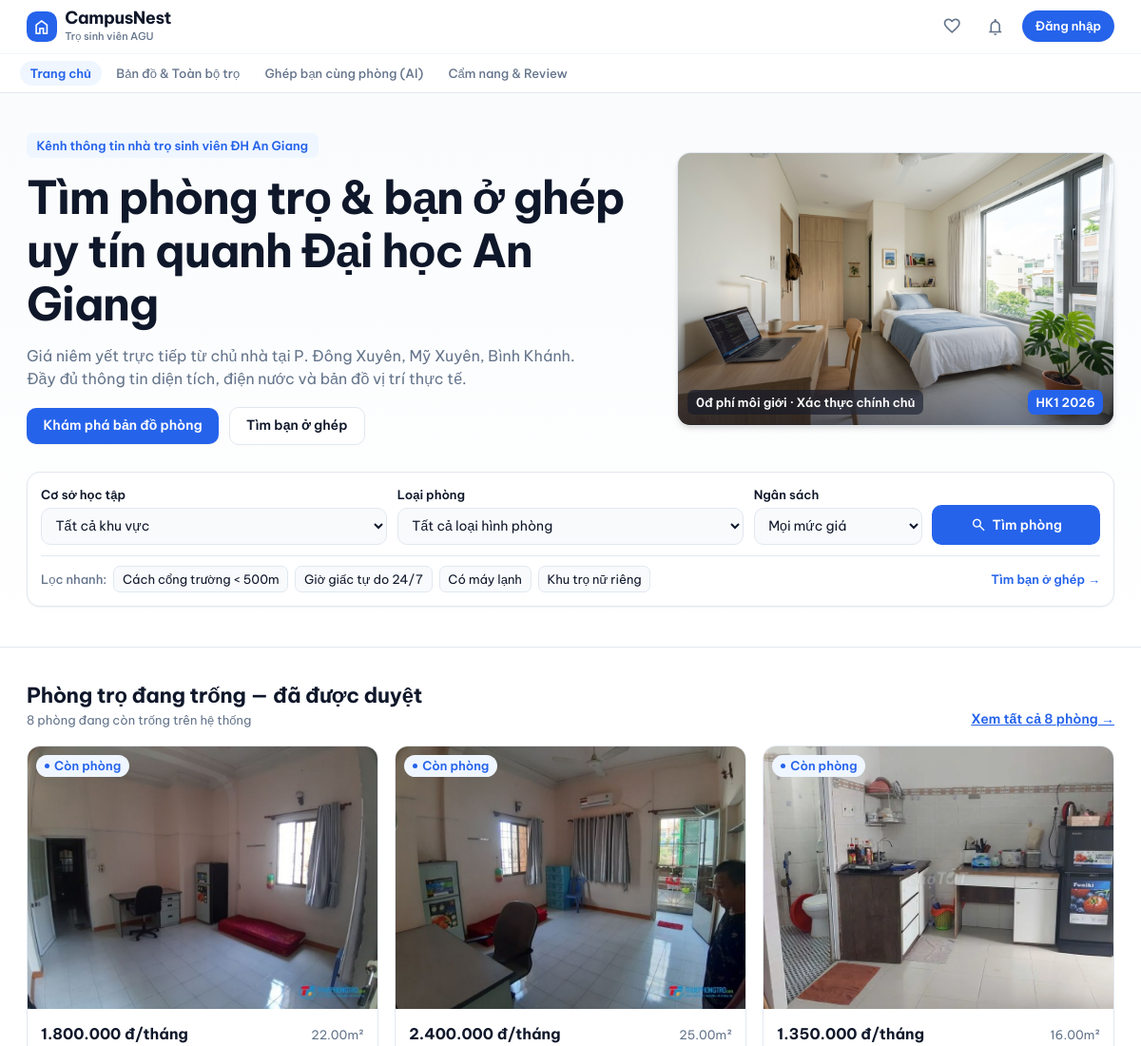
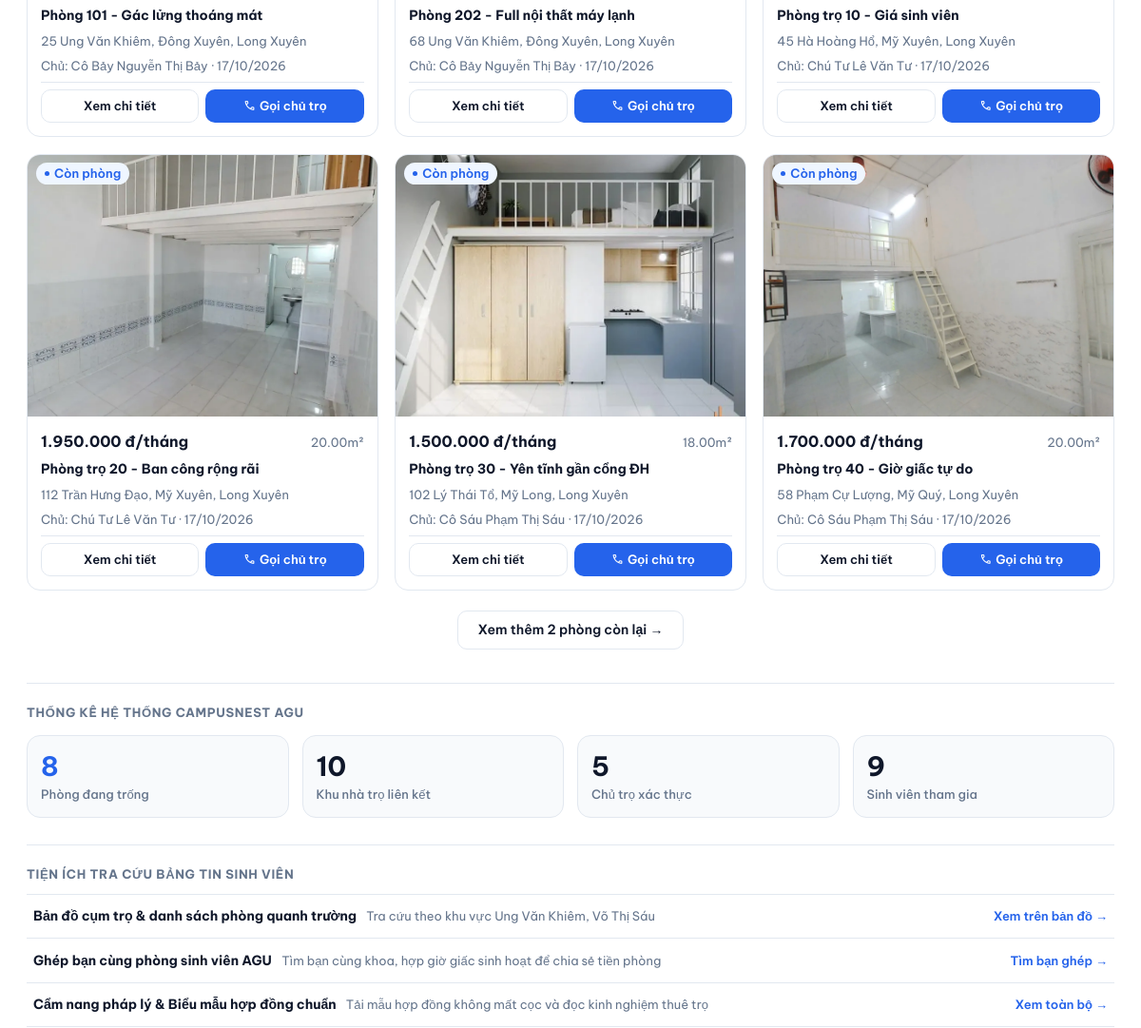
Before: / (upper part) with the older database file (2 pictures, top to bottom).
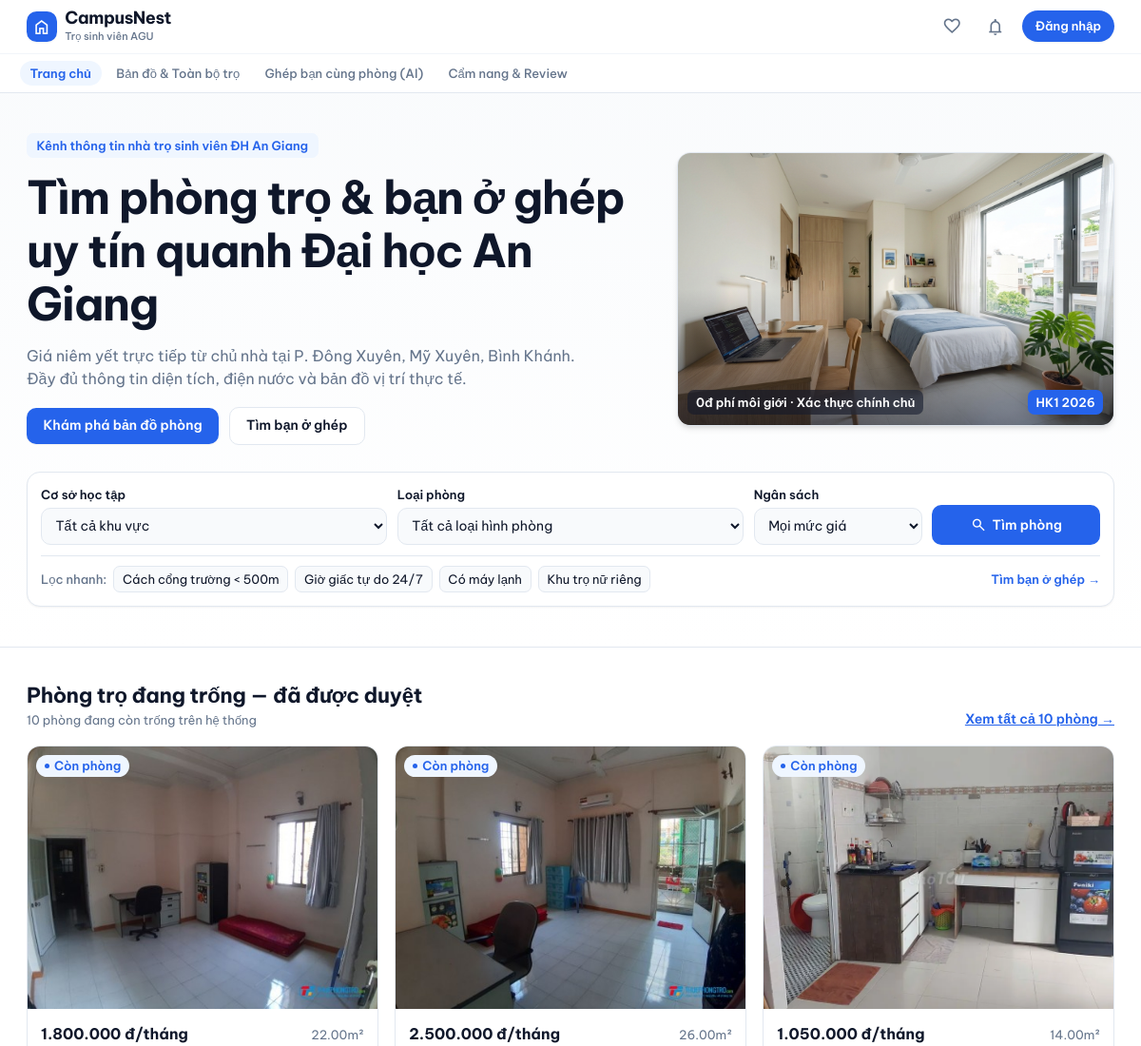
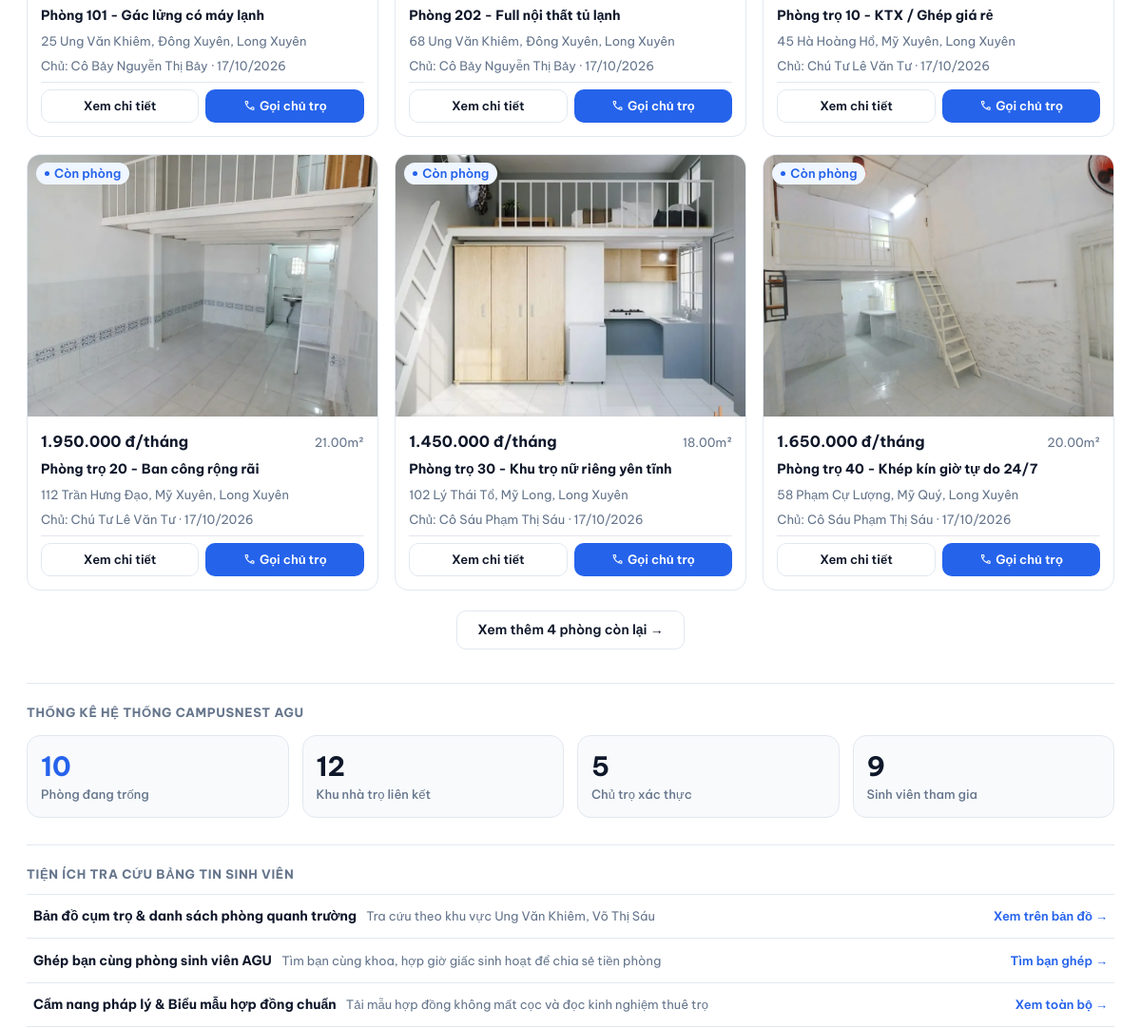
After: the same page with the newer database file (2 pictures, top to bottom).
### tables this page shows
CREATE TABLE PhongTro (
    MaPhong INT AUTO_INCREMENT PRIMARY KEY,
    MaNhaTro INT NOT NULL,
    TenPhong VARCHAR(100) NOT NULL,
    GiaThue DECIMAL(12,2) NOT NULL,
    DienTich DECIMAL(6,2),
    TienDien DECIMAL(10,2),
    TienNuoc DECIMAL(10,2),
    TienWifi DECIMAL(10,2) DEFAULT 0,
    ChiPhiKhac TEXT,
    MoTa TEXT,
    
     
    TrangThai ENUM('ConPhong', 'DaThue', 'DangBaoTri') DEFAULT 'ConPhong',
    
     
    TrangThaiDuyet ENUM('ChoDuyet', 'DaDuyet', 'TuChoi') DEFAULT 'ChoDuyet',
    
    NgayDang DATETIME DEFAULT CURRENT_TIMESTAMP,
    NgayCapNhat DATETIME DEFAULT CURRENT_TIMESTAMP ON UPDATE CURRENT_TIMESTAMP,

    FOREIGN KEY (MaNhaTro)
        REFERENCES NhaTro(MaNhaTro)
        ON DELETE CASCADE
);

CREATE TABLE NhaTro (
    MaNhaTro INT AUTO_INCREMENT PRIMARY KEY,
    MaChuTro INT NOT NULL,
    TenNhaTro VARCHAR(150) NOT NULL,
    DiaChi VARCHAR(255) NOT NULL,
    MoTa TEXT,
    ViDo DECIMAL(10,7),           
    KinhDo DECIMAL(10,7),         
    NgayTao DATETIME DEFAULT CURRENT_TIMESTAMP,

    FOREIGN KEY (MaChuTro) 
        REFERENCES NguoiDung(MaNguoiDung) 
        ON DELETE CASCADE
);

CREATE TABLE NguoiDung (
    MaNguoiDung INT AUTO_INCREMENT PRIMARY KEY,
    HoTen VARCHAR(100) NOT NULL,
    SoDienThoai VARCHAR(15),
    Email VARCHAR(100) UNIQUE NOT NULL,
    MatKhau VARCHAR(255) NOT NULL,
    AnhDaiDien VARCHAR(255) DEFAULT 'assets/images/default-avatar.png',
    VaiTro ENUM('SinhVien', 'ChuTro', 'QuanTriVien') DEFAULT 'SinhVien',
    
     
    SoCCCD VARCHAR(20),
    AnhXacThucCCCD VARCHAR(255),
    DaXacThucChinhChu BOOLEAN DEFAULT FALSE,
    
    TrangThai ENUM('HoatDong', 'BiKhoa') DEFAULT 'HoatDong',
    NgayTao DATETIME DEFAULT CURRENT_TIMESTAMP
);

### index.php (the view, shortened to what the changed rows need)
<?php
include_once __DIR__ . '/dungchung/header.php';
?>
<section class="w-full border-b border-border-warm bg-gradient-to-b from-slate-50/80 to-white py-10 sm:py-12 px-4 sm:px-6 lg:px-8">
  <div class="max-w-[1280px] mx-auto space-y-8">
    <div class="grid grid-cols-1 lg:grid-cols-12 gap-8 items-center">
      <div class="lg:col-span-7 space-y-4">
        <h1 class="text-3xl sm:text-4xl font-bold text-text-main tracking-tight leading-tight">
          Tìm phòng trọ &amp; bạn ở ghép uy tín quanh Đại học An Giang
        </h1>
      </div>
    </div>
  </div>
</section>
<section class="w-full py-10 px-4 sm:px-6 lg:px-8">
  <div class="max-w-[1280px] mx-auto">
    <?php
    require_once __DIR__ . '/cauhinh/database.php';
    $sqlPhong = "
        SELECT p.MaPhong, p.TenPhong, p.GiaThue, p.DienTich, p.TrangThai, p.NgayDang,
               p.TienDien, p.MoTa,
               n.TenNhaTro, n.DiaChi,
               u.HoTen AS TenChuTro, u.SoDienThoai,
               (SELECT h.DuongDan FROM HinhAnhPhongTro h WHERE h.MaPhong = p.MaPhong AND h.LaAnhChinh = 1 LIMIT 1) AS AnhChinh
        FROM PhongTro p
        JOIN NhaTro n ON p.MaNhaTro = n.MaNhaTro
        JOIN NguoiDung u ON n.MaChuTro = u.MaNguoiDung
        WHERE p.TrangThaiDuyet = 'DaDuyet' AND p.TrangThai = 'ConPhong'
        ORDER BY p.NgayDang DESC
        LIMIT 6
    ";
    $resPhong  = $conn->query($sqlPhong);
    $dsPhong   = $resPhong ? $resPhong->fetch_all(MYSQLI_ASSOC) : [];
    $kpiRow = $conn->query("SELECT COUNT(*) AS tong FROM PhongTro WHERE TrangThaiDuyet='DaDuyet' AND TrangThai='ConPhong'");
    $tongPhong = $kpiRow ? (int)$kpiRow->fetch_assoc()['tong'] : 0;
    $kpiNhaTro = $conn->query("SELECT COUNT(*) AS tong FROM NhaTro");
    $tongNhaTro = $kpiNhaTro ? (int)$kpiNhaTro->fetch_assoc()['tong'] : 0;
    ?>
    <div class="flex flex-col sm:flex-row sm:items-end justify-between gap-2 mb-5">
      <div>
        <h2 class="text-xl font-bold text-text-main">Phòng trọ đang trống — đã được duyệt</h2>
        <p class="text-xs text-text-sub mt-0.5">
          <?= $tongPhong > 0 ? $tongPhong . ' phòng đang còn trống trên hệ thống' : 'Hệ thống đang cập nhật tin đăng từ chủ trọ' ?>
        </p>
      </div>
      <?php if ($tongPhong > 0): ?>
      <a href="/DoAn_TimNhaTroSV_QLDAPM/danhsach.php" class="text-sm font-semibold text-accent underline self-start sm:self-auto tnum">
        Xem tất cả <?= $tongPhong ?> phòng →
      </a>
      <?php endif; ?>
    </div>
    <?php if (empty($dsPhong)): ?>
    <div class="py-16 text-center space-y-4 bg-bg-main rounded-card border border-border-warm border-dashed">
      <span class="material-symbols-outlined text-5xl text-text-sub block mx-auto">apartment</span>
      <div>
        <p class="text-base font-bold text-text-main">Chưa có phòng trọ nào được đăng</p>
        <p class="text-xs text-text-sub mt-1">Chủ trọ hãy đăng nhập và đăng tin phòng trọ để sinh viên tìm kiếm.</p>
      </div>
      <?php if (daDangNhap() && coVaiTro('ChuTro')): ?>
      <a href="/DoAn_TimNhaTroSV_QLDAPM/chutro/dangtin.php"
         class="inline-flex items-center gap-2 px-5 py-2.5 rounded-btn bg-accent text-white font-semibold text-sm transition-all duration-200 hover:opacity-90">
        <span class="material-symbols-outlined text-base">post_add</span>Đăng tin phòng trọ ngay
      </a>
      <?php else: ?>
      <a href="/DoAn_TimNhaTroSV_QLDAPM/taikhoan/dangnhap.php"
         class="inline-flex items-center gap-2 px-5 py-2.5 rounded-btn border border-border-warm bg-bg-main text-text-main font-semibold text-sm transition-all duration-200 hover:bg-bg-sub">
        <span class="material-symbols-outlined text-base">login</span>Đăng nhập để bắt đầu
      </a>
      <?php endif; ?>
    </div>
    <?php else: ?>
    <div class="grid grid-cols-1 sm:grid-cols-2 lg:grid-cols-3 gap-5">
      <?php foreach ($dsPhong as $p):
        $gia     = number_format($p['GiaThue'], 0, ',', '.');
        $dien    = $p['DienTich'] ? $p['DienTich'] . 'm²' : '—';
        $diachi  = mb_strimwidth($p['DiaChi'], 0, 60, '…');
        $anh     = $p['AnhChinh'] ?: '';
        $ngayDang = $p['NgayDang'] ? date('d/m/Y', strtotime($p['NgayDang'])) : '—';
        $sdt     = $p['SoDienThoai'] ?? '';
      ?>
      <article class="bg-bg-main rounded-card border border-border-warm card-hover overflow-hidden flex flex-col">
        <div class="relative overflow-hidden aspect-[4/3] w-full bg-bg-sub">
          <a href="/DoAn_TimNhaTroSV_QLDAPM/chitiet.php?id=<?= $p['MaPhong'] ?>">
            <?php if ($anh): ?>
            <img loading="lazy" src="<?= htmlspecialchars($anh) ?>"
                 alt="<?= htmlspecialchars($p['TenPhong']) ?>"
                 onerror="this.onerror=null;this.parentNode.innerHTML='<span class=\'material-symbols-outlined text-text-sub text-4xl absolute inset-0 flex items-center justify-center bg-bg-sub\'>image</span>'"
                 class="w-full h-full object-cover transition-transform duration-300 hover:scale-[1.03]">
            <?php else: ?>
            <div class="w-full h-full flex items-center justify-center bg-bg-sub">
              <span class="material-symbols-outlined text-text-sub text-4xl">image_not_supported</span>
            </div>
            <?php endif; ?>
          </a>
          <span class="absolute top-2.5 left-2.5 px-2.5 py-0.5 rounded-full bg-status-green-bg text-accent text-xs font-semibold inline-flex items-center gap-1.5">
            <span class="w-1.5 h-1.5 rounded-full bg-accent"></span>Còn phòng
          </span>
        </div>
        <div class="p-4 flex flex-col gap-2 flex-1">
          <div class="flex items-baseline justify-between">
            <span class="text-base font-bold text-text-main tnum"><?= $gia ?> đ/tháng</span>
            <span class="text-xs text-text-sub tnum"><?= $dien ?></span>
          </div>
          <a href="/DoAn_TimNhaTroSV_QLDAPM/chitiet.php?id=<?= $p['MaPhong'] ?>">
            <h3 class="text-sm font-bold text-text-main hover:text-accent line-clamp-1"><?= htmlspecialchars($p['TenPhong']) ?></h3>
          </a>
          <p class="text-xs text-text-sub line-clamp-1"><?= htmlspecialchars($diachi) ?></p>
          <p class="text-xs text-text-sub tnum">Chủ: <?= htmlspecialchars($p['TenChuTro']) ?> · <?= $ngayDang ?></p>
          <div class="flex items-center gap-2 pt-2 border-t border-border-warm mt-auto">
            <a href="/DoAn_TimNhaTroSV_QLDAPM/chitiet.php?id=<?= $p['MaPhong'] ?>"
               class="w-1/2 py-2 rounded-btn border border-border-warm bg-bg-main text-text-main font-semibold text-xs card-hover text-center">
              Xem chi tiết
            </a>
            <?php if ($sdt): ?>
            <a href="tel:<?= htmlspecialchars($sdt) ?>"
               class="w-1/2 py-2 rounded-btn bg-accent text-white font-semibold text-xs text-center flex items-center justify-center gap-1">
              <span class="material-symbols-outlined text-sm">call</span>Gọi chủ trọ
            </a>
            <?php endif; ?>
          </div>
        </div>
      </article>
      <?php endforeach; ?>
    </div>
    <?php if ($tongPhong > 6): ?>
    <div class="mt-6 text-center">
      <a href="/DoAn_TimNhaTroSV_QLDAPM/danhsach.php"
         class="inline-flex items-center gap-2 px-6 py-2.5 rounded-btn border border-border-warm bg-bg-main text-text-main font-semibold text-sm card-hover transition-all duration-200">
        Xem thêm <?= $tongPhong - 6 ?> phòng còn lại →
      </a>
    </div>
    <?php endif; ?>
    <?php endif; ?>
    <div class="mt-10 pt-6 border-t border-border-warm">
      <div class="grid grid-cols-2 lg:grid-cols-4 gap-3 sm:gap-4">
        <div class="bg-bg-sub border border-border-warm rounded-card p-4">
          <p class="text-2xl font-bold text-accent tnum leading-tight"><?= $tongPhong ?></p>
          <p class="text-xs text-text-sub mt-1 font-medium">Phòng đang trống</p>
        </div>
        <div class="bg-bg-sub border border-border-warm rounded-card p-4">
          <p class="text-2xl font-bold text-text-main tnum leading-tight"><?= $tongNhaTro ?></p>
          <p class="text-xs text-text-sub mt-1 font-medium">Khu nhà trọ liên kết</p>
        </div>
      </div>
    </div>
  </div>
</section>
<?php include_once __DIR__ . '/dungchung/footer.php'; ?>

Changed rows visible on the page:
changed phongtro "22.00m²": TenPhong "Phòng 101 - Gác lửng thoáng mát" → "Phòng 101 - Gác lửng có máy lạnh"
changed phongtro "68 Ung Văn Khiêm, Đông Xuyên, Long Xuyên": GiaThue "2.400.000" → "2.500.000"; DienTich "25.00m²" → "26.00m²"; TenPhong "Phòng 202 - Full nội thất máy lạnh" → "Phòng 202 - Full nội thất tủ lạnh"
changed phongtro "45 Hà Hoàng Hổ, Mỹ Xuyên, Long Xuyên": GiaThue "1.350.000" → "1.050.000"; DienTich "16.00m²" → "14.00m²"; TenPhong "Phòng trọ 10 - Giá sinh viên" → "Phòng trọ 10 - KTX / Ghép giá rẻ"
changed phongtro "Phòng trọ 20 - Ban công rộng rãi": DienTich "20.00m²" → "21.00m²"
changed phongtro "18.00m²": GiaThue "1.500.000" → "1.450.000"; TenPhong "Phòng trọ 30 - Yên tĩnh gần cổng ĐH" → "Phòng trọ 30 - Khu trọ nữ riêng yên tĩnh"
changed phongtro "20.00m²": GiaThue "1.700.000" → "1.650.000"; TenPhong "Phòng trọ 40 - Giờ giấc tự do" → "Phòng trọ 40 - Khép kín giờ tự do 24/7"
Other visible differences:
$tongPhong: "8" → "10"
$tongPhong - 6: "2" → "4"
$tongNhaTro: "10" → "12"
